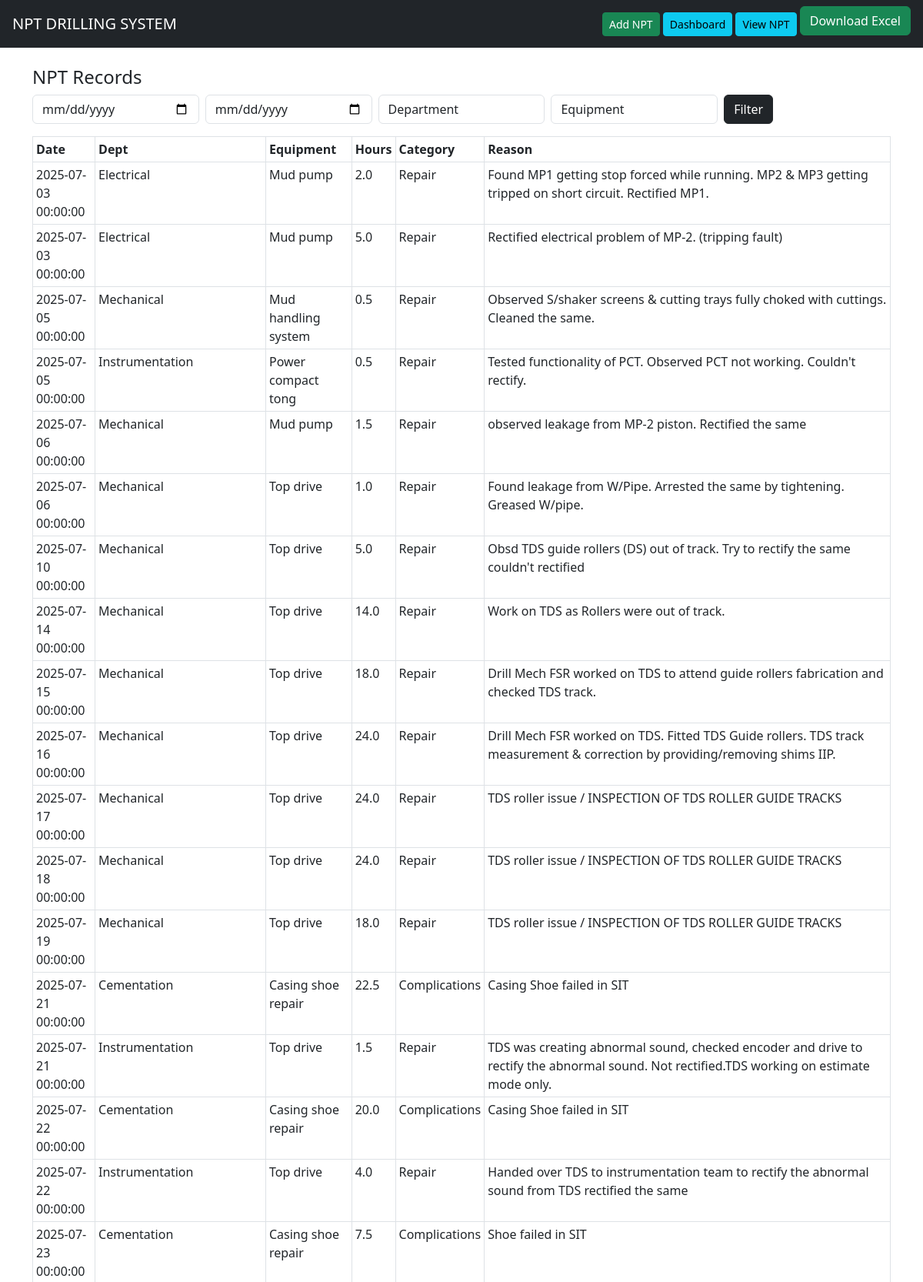
The page / (upper part) on the database its author committed.
### tables this page shows
CREATE TABLE "npt_dataset" (
    Date TIMESTAMP,
    Category TEXT,
    Department TEXT,
    Equipment TEXT,
    Time REAL,
    Reason TEXT
);

### app.py (the view)
@app.route("/")
def view_npt():
    base_query = "SELECT Date, Category, Department, Equipment, Time, Reason FROM npt_dataset WHERE 1=1"
    params = []
    from_date = request.args.get("from_date")
    to_date = request.args.get("to_date")
    department = request.args.get("department")
    equipment = request.args.get("equipment")
    if from_date:
        base_query += " AND Date >= ?"
        params.append(from_date)
    if to_date:
        base_query += " AND Date <= ?"
        params.append(to_date)
    if department:
        base_query += " AND Department = ?"
        params.append(department)
    if equipment:
        base_query += " AND Equipment = ?"
        params.append(equipment)
    conn = get_db()
    records = conn.execute(base_query, params).fetchall()
    departments = conn.execute(
        "SELECT DISTINCT Department FROM npt_dataset"
    ).fetchall()
    if department:
        equipments = conn.execute(
            "SELECT DISTINCT Equipment FROM npt_dataset WHERE Department = ?",
            (department,)
        ).fetchall()
    else:
        equipments = conn.execute(
            "SELECT DISTINCT Equipment FROM npt_dataset"
        ).fetchall()
    conn.close()
    return render_template(
        "view_npt.html",
        records=records,
        departments=departments,
        equipments=equipments,
        selected_department=department,
        selected_equipment=equipment
    )

### app.py (called while the page is built)
def get_db():
    conn = sqlite3.connect(DB_NAME)
    conn.row_factory = sqlite3.Row
    return conn

### templates/view_npt.html (shortened to what this page needs)
{% extends "base.html" %}
{% block content %}
<h4>NPT Records</h4>
<form method="get" class="row g-2 mb-3">
  <div class="col">
    <input type="date" name="from_date" class="form-control">
  </div>
  <div class="col">
    <input type="date" name="to_date" class="form-control">
  </div>
  <div class="col">
        <select name="department" class="form-control" onchange="this.form.submit()">
      <option value="">Department</option>
    </select>
  </div>
  <div class="col">
    <select name="equipment" class="form-control">
  <option value="">Equipment</option>
</select>
  </div>
  <div class="col">
    <button class="btn btn-dark">Filter</button>
  </div>
</form>
<table class="table table-bordered table-sm">
  <tr>
    <th>Date</th><th>Dept</th><th>Equipment</th>
    <th>Hours</th><th>Category</th><th>Reason</th>
  </tr>
  {% for r in records %}
  <tr>
    <td>{{ r.Date }}</td>
    <td>{{ r.Department }}</td>
    <td>{{ r.Equipment }}</td>
    <td>{{ r.Time }}</td>
    <td>{{ r.Category }}</td>
    <td>{{ r.Reason }}</td>
  </tr>
  {% endfor %}
</table>
{% endblock %}

### rows shown on the page
npt_dataset: Date "2025-07-03 00:00:00", Department "Electrical", Equipment "Mud pump", Time "2.0", Category "Repair", Reason "Found MP1 getting stop forced while running. MP2 & MP3 getting tripped on short circuit. Rectified MP1."
npt_dataset: Date "2025-07-03 00:00:00", Department "Electrical", Equipment "Mud pump", Time "5.0", Category "Repair", Reason "Rectified electrical problem of MP-2. (tripping fault)"
npt_dataset: Date "2025-07-05 00:00:00", Department "Mechanical", Equipment "Mud handling system", Time "0.5", Category "Repair", Reason "Observed S/shaker screens & cutting trays fully choked with cuttings. Cleaned the same."
npt_dataset: Date "2025-07-05 00:00:00", Department "Instrumentation", Equipment "Power compact tong", Time "0.5", Category "Repair", Reason "Tested functionality of PCT. Observed PCT not working. Couldn't rectify."
npt_dataset: Date "2025-07-06 00:00:00", Department "Mechanical", Equipment "Mud pump", Time "1.5", Category "Repair", Reason "observed leakage from MP-2 piston. Rectified the same"
npt_dataset: Date "2025-07-06 00:00:00", Department "Mechanical", Equipment "Top drive", Time "1.0", Category "Repair", Reason "Found leakage from W/Pipe. Arrested the same by tightening. Greased W/pipe."
npt_dataset: Date "2025-07-10 00:00:00", Department "Mechanical", Equipment "Top drive", Time "5.0", Category "Repair", Reason "Obsd TDS guide rollers (DS) out of track. Try to rectify the same couldn't rectified"
npt_dataset: Date "2025-07-14 00:00:00", Department "Mechanical", Equipment "Top drive", Time "14.0", Category "Repair", Reason "Work on TDS as Rollers were out of track."
npt_dataset: Date "2025-07-15 00:00:00", Department "Mechanical", Equipment "Top drive", Time "18.0", Category "Repair", Reason "Drill Mech FSR worked on TDS to attend guide rollers fabrication and checked TDS track."
npt_dataset: Date "2025-07-16 00:00:00", Department "Mechanical", Equipment "Top drive", Time "24.0", Category "Repair", Reason "Drill Mech FSR worked on TDS. Fitted TDS Guide rollers. TDS track measurement & correction by providing/removing shims IIP."
npt_dataset: Date "2025-07-17 00:00:00", Department "Mechanical", Equipment "Top drive", Time "24.0", Category "Repair", Reason "TDS roller issue / INSPECTION OF TDS ROLLER GUIDE TRACKS"
npt_dataset: Date "2025-07-18 00:00:00", Department "Mechanical", Equipment "Top drive", Time "24.0", Category "Repair", Reason "TDS roller issue / INSPECTION OF TDS ROLLER GUIDE TRACKS"
npt_dataset: Date "2025-07-19 00:00:00", Department "Mechanical", Equipment "Top drive", Time "18.0", Category "Repair", Reason "TDS roller issue / INSPECTION OF TDS ROLLER GUIDE TRACKS"
npt_dataset: Date "2025-07-21 00:00:00", Department "Cementation", Equipment "Casing shoe repair", Time "22.5", Category "Complications", Reason "Casing Shoe failed in SIT"
npt_dataset: Date "2025-07-21 00:00:00", Department "Instrumentation", Equipment "Top drive", Time "1.5", Category "Repair", Reason "TDS was creating abnormal sound, checked encoder and drive to rectify the abnormal sound. Not rectified.TDS working on estimate mode only."
npt_dataset: Date "2025-07-22 00:00:00", Department "Cementation", Equipment "Casing shoe repair", Time "20.0", Category "Complications", Reason "Casing Shoe failed in SIT"
npt_dataset: Date "2025-07-22 00:00:00", Department "Instrumentation", Equipment "Top drive", Time "4.0", Category "Repair", Reason "Handed over TDS to instrumentation team to rectify the abnormal sound from TDS rectified the same"
npt_dataset: Date "2025-07-23 00:00:00", Department "Cementation", Equipment "Casing shoe repair", Time "7.5", Category "Complications", Reason "Shoe failed in SIT"
